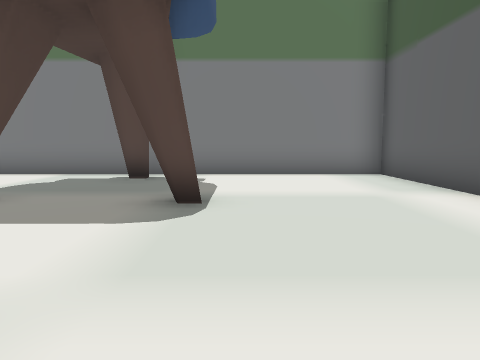
view 1 (above)

24 first-person views from a walk through a scene from a Unity 3-D project. The camera is 1.5 m above the floor, tilts 6° down and sees 70° across. The floor is counted in squares, 2 m on a side. Each view is taken from the middle of a square. On the plan, view 1 faces up. The plan holds only what a view shows up to about 11 squares ahead; the rest is blank. The place goes on beyond the plan. Some animated figures are not drawn.

view 2
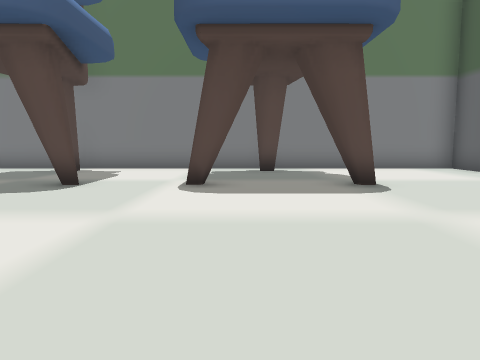

view 3
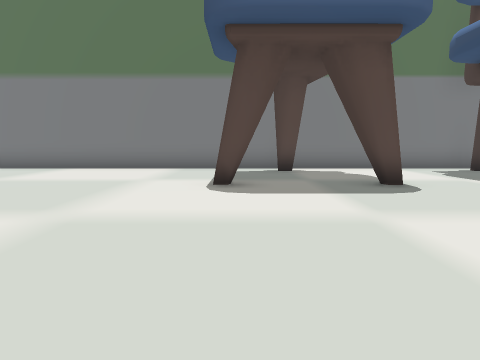

view 4
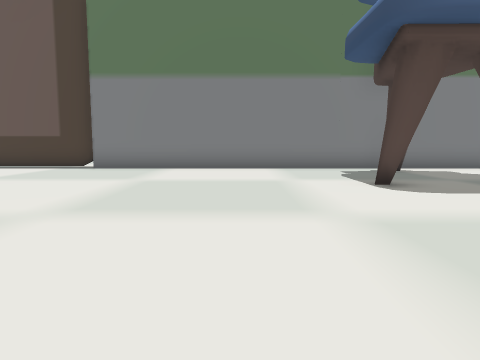

view 5
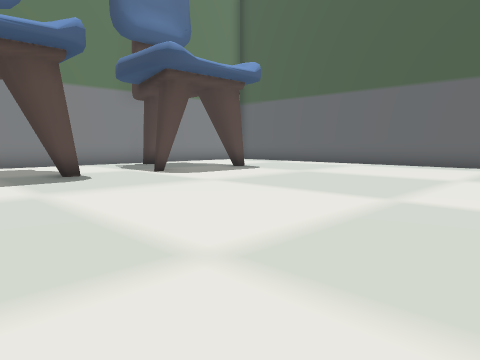

view 6
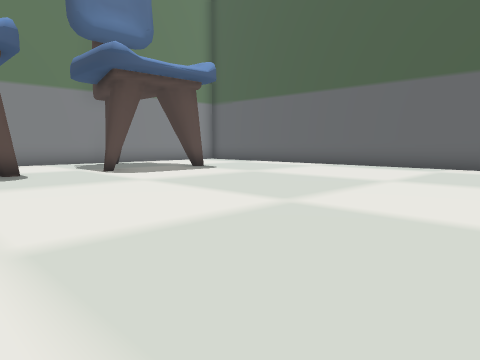

view 7
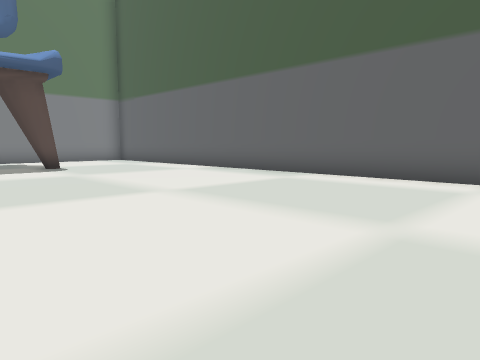

view 8
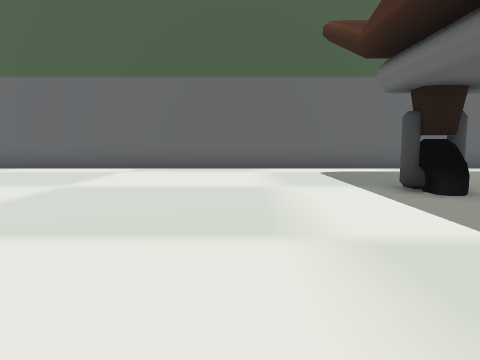

view 9
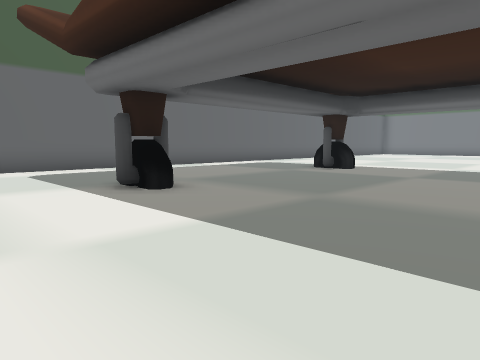

view 10
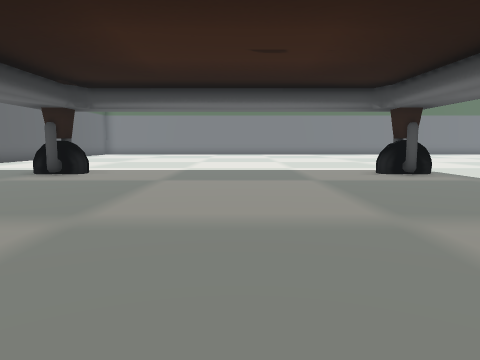

view 11
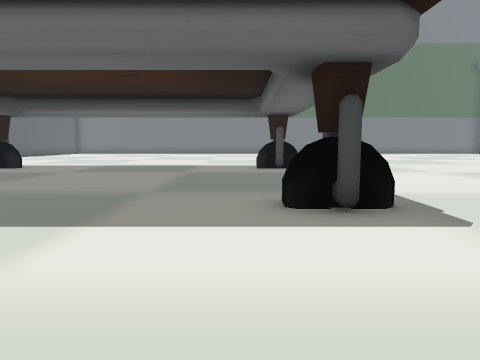

view 12
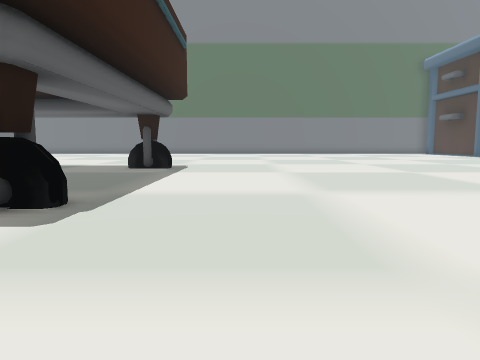

view 13
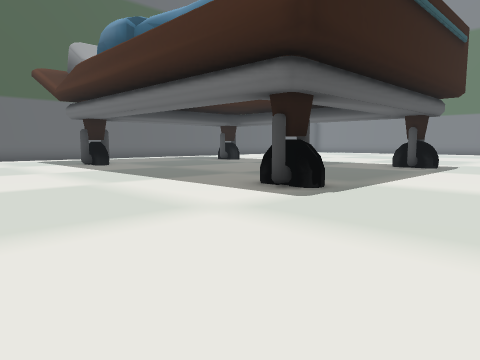

view 14
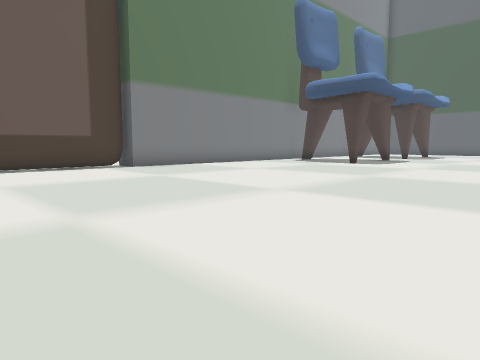

view 15
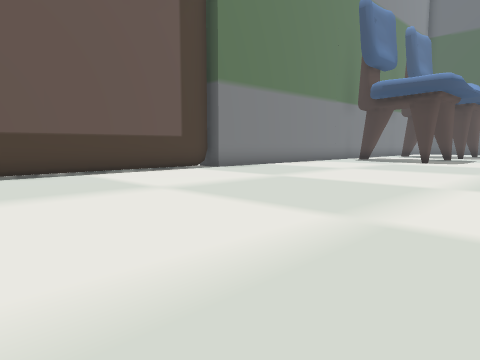

view 16
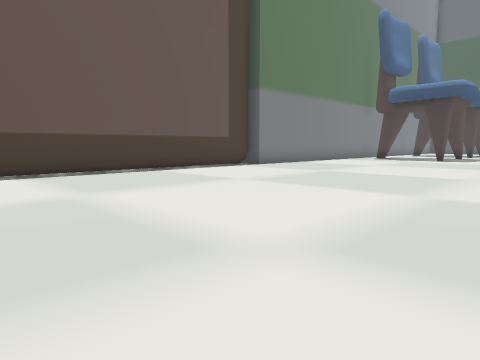

view 17
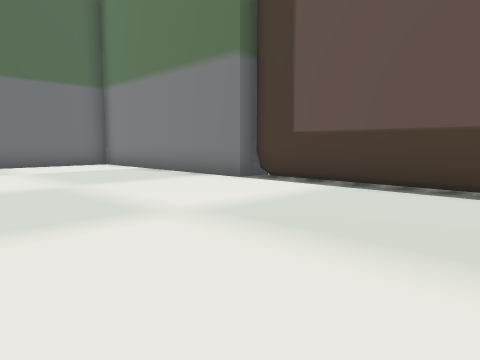

view 18
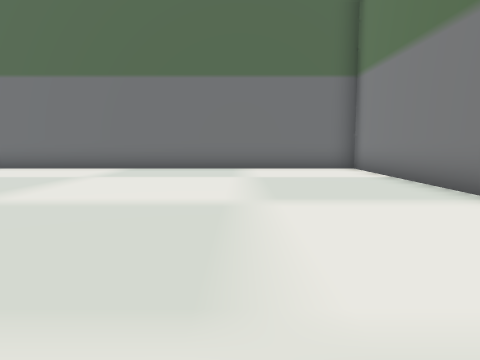

view 19
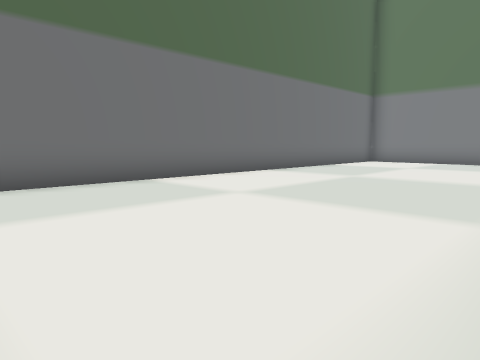

view 20
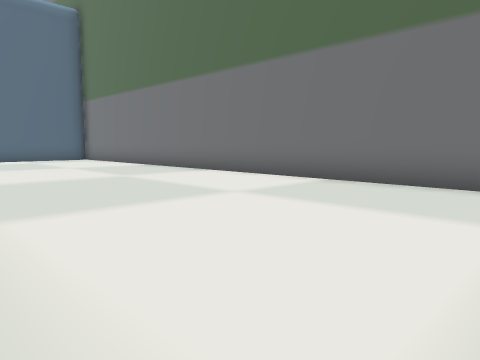

view 21
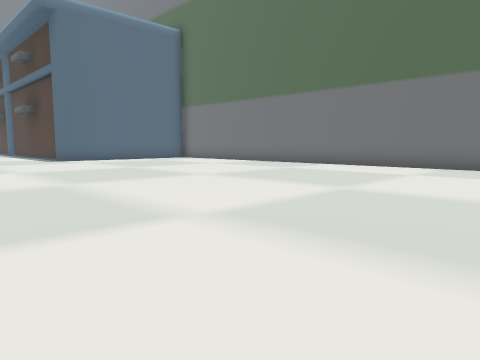

view 22
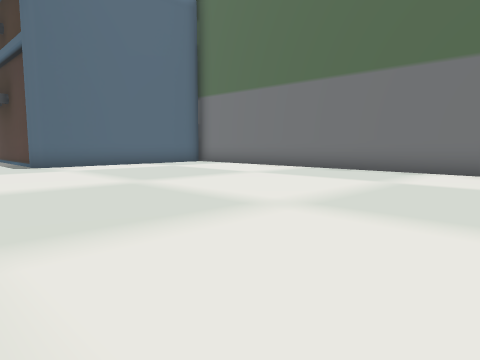

view 23
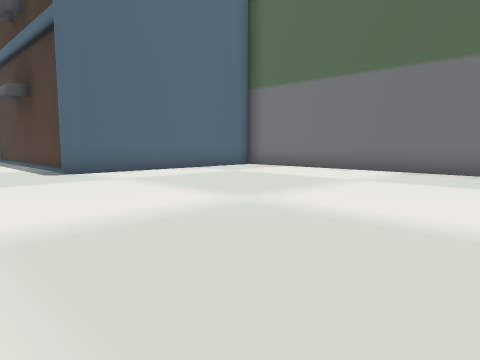

view 24
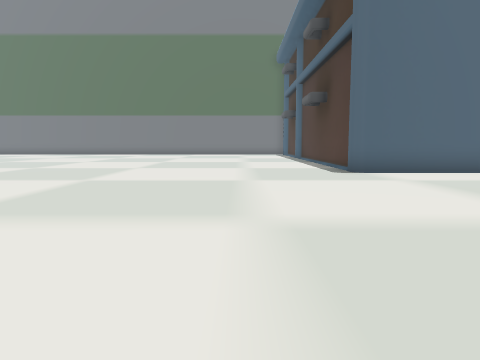

### Floor plan
Points are (right, up) in squares from view 1. A wall is a line through its corners. A room is listed if a view was taken in it or the views show most of it. See-through windows are left out.
Room 1 (views 1, 2, 3, 4, 5, 6, 7, 8, 9, 10, 11, 12, 13, 14, 15, 16, 17, 18, 19, 20, 21, 22, 23, 24)
walls: (-10.8, -11.9) (-10.3, -11.9) (-10.3, -11.6); (-10.1, -11.6) (-10.1, -11.9) (-9.6, -11.9); (-10.8, -18.5) (-10.2, -18.5); (-10.8, -18.7) (-10.3, -18.5); (-10.1, -18.5) (-9.6, -18.5); (-10.6, -18.7) (-10.2, -18.3); (-5.9, 4.3) (-6.4, 4.3) (-6.7, 4.3); (-2, -11.9) (-1.4, -11.9); (-16.6, 8.9) (-26.4, 8.9); (-7.5, 7.7) (-7.5, 7.2); (-2, -18.5) (-1.4, -18.5); (-2.5, 7.2) (-2.4, 7.9); (-26.5, 8.5) (-33.5, 8.5) (-33.5, -16.2); (-2, 7.7) (-2, 7.2); (-27.3, -20.4) (-27.3, -21.5); (3.5, -14) (3.5, 1.1); (-30.8, -18.9) (-27.3, -18.9); (3.5, -16.4) (3.5, -15.9); (3.5, 4.9) (3.5, 8.5) (-16.5, 8.5)
ways out: gap at (-8, 8); gap at (-2, 8)

Where each view was taken, in squares from view 1:
view 1: 0 up, 0 right, facing up
view 2: 2 down, 3 left, facing up
view 3: 2 down, 9 left, facing up
view 4: 2 down, 12 left, facing up
view 5: 4 down, 9 left, facing up-right
view 6: 5 down, 8 left, facing up-right
view 7: 7 down, 4 left, facing up-right
view 8: 9 down, 7 left, facing right
view 9: 9 down, 7 left, facing down-right
view 10: 10 down, 6 left, facing down
view 11: 8 down, 9 left, facing down
view 12: 8 down, 13 left, facing down
view 13: 7 down, 14 left, facing down-right
view 14: 2 down, 22 left, facing up-right
view 15: 0 up, 24 left, facing up-right
view 16: 0 up, 26 left, facing up-right
view 17: 3 up, 21 left, facing up-left
view 18: 5 up, 23 left, facing left
view 19: 6 down, 27 left, facing up-left
view 20: 2 down, 27 left, facing down-left
view 21: 3 down, 22 left, facing down-left
view 22: 7 down, 24 left, facing down-left
view 23: 10 down, 24 left, facing down-left
view 24: 10 down, 24 left, facing down
